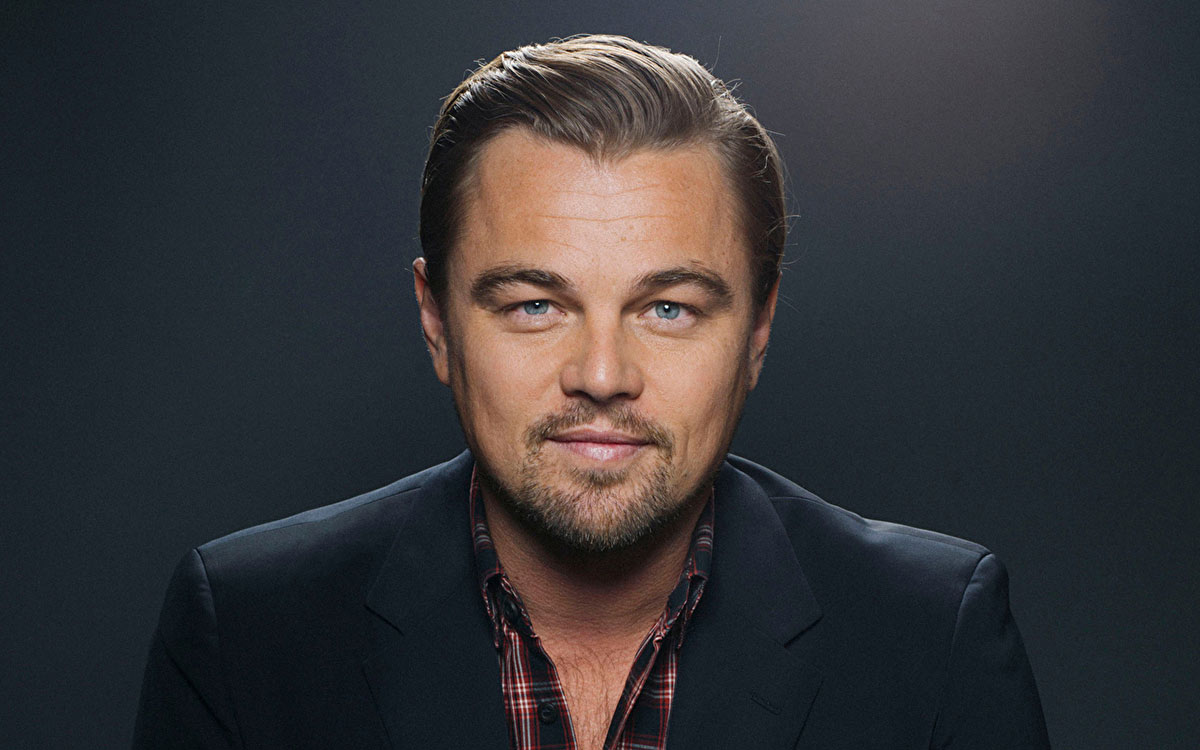
#> input picture assets/di_caprio.jpg, 1200 x 750 px
$ jupyter execute detected_people.ipynb
#> lines starting #> are read from the running program, lines starting #| are printed output that depends on the picture; after the words box and inside, x2 and y2 are one past the last pixel; in counts of white or black regions, pixels touching at a corner belong together
# OpenCv

#### Обнаружение лица с помощью Haar Cascade в OpenCV

[cell 1]
# Установка пакета OpenCv для Python.
# !pip install opencv-python

[cell 2]
import cv2
from matplotlib import pyplot
import numpy as np

[cell 3]
# Изображения
orig_di_caprio = cv2.imread('assets/di_caprio.jpg')
#> orig_di_caprio is the input picture: shape (750, 1200, 3); mean B, G, R 55.8, 52.9, 53.4
copy_di_caprio = orig_di_caprio.copy()
glasses = cv2.imread('assets/glasses3.png')
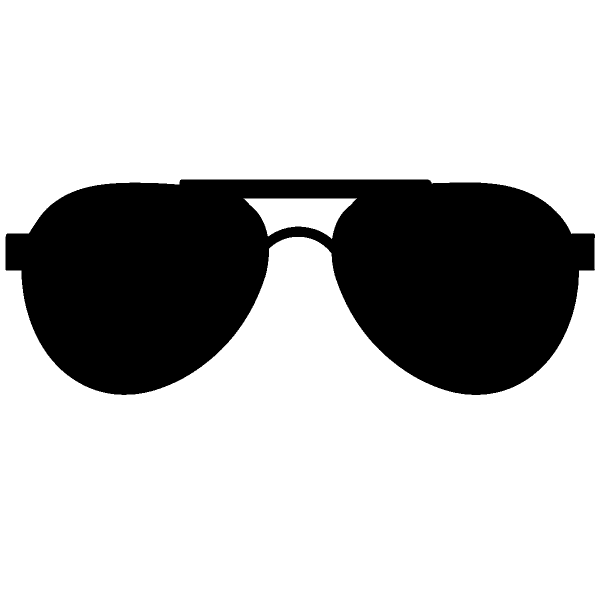
#> input picture assets/glasses3.png, 1200 x 1200 px (shown at 1/2 size)
#> glasses is the input picture: shape (1200, 1200, 3); 75.3% white; 1 black region, box (x1, y1, x2, y2) and area: (11, 359, 1190, 790) 355089

# Изображение очков 3-x канальное.
print(glasses.shape)
#| (1200, 1200, 3)

Каскады Хаара (Haar cascades) — это метод обнаружения объектов, основанный на распознавании характерных **паттернов (особенностей)** в изображении.

Этот метод **быстрый и лёгкий**, но точность оставляет желать лучшего.

### **Как работает алгоритм каскадов Хаара?**

1️ **Преобразование изображения в оттенки серого**
   - Так работать быстрее, ведь **цвет не важен** при поиске формы.

2 **Разделение изображения на маленькие участки**
   - Каскады Хаара анализируют **разные области** и ищут в них характерные паттерны (например, форму глаз, носа, рта).

3️ **Фильтры Хаара (Haar Features)**
   - Это **простые чёрно-белые маски**, которые помогают найти границы и контуры объектов.
   - Например, глаза обычно **темнее** области под бровями, а кончик носа **светлее** его окружения.
   - Каскадные фильтры ищут такие особенности.

4️ **Каскад классификаторов (Cascade Classifier)**
   - Это набор последовательных фильтров, которые постепенно **отбрасывают ненужные области**.
   - **Если на каком-то этапе область не похожа на лицо — она сразу исключается**.

5️ **Выход — найденные объекты**
   - В итоге алгоритм **возвращает координаты** областей, где нашёл лицо или другой объект.

### **Параметры `detectMultiScale`**
```python
faces = face_cascade.detectMultiScale(gray, scaleFactor=1.1, minNeighbors=5, minSize=(30, 30))
```
`scaleFactor=1.1` — Увеличивает изображение на 10% на каждом этапе, чтобы найти лица разного размера.
`minNeighbors=5` — Чем выше значение, тем **жёстче фильтр** (меньше ложных срабатываний, но можно пропустить лица).
`minSize=(30,30)` — Минимальный размер объекта, который ищем.

---

### **Плюсы каскадов Хаара**
✅ Очень быстрый алгоритм

✅ Работает в реальном времени

✅ Не требует мощного железа

### **Минусы**
❌ Неустойчив к поворотам и ракурсам лица

❌ Легко даёт ложные срабатывания

❌ Работает хуже на сложных фонах

[cell 4]
# Загрузка каскад Хаара.
classifier_face = cv2.CascadeClassifier(cv2.data.haarcascades + "haarcascade_frontalface_default.xml")
classifier_eye = cv2.CascadeClassifier(cv2.data.haarcascades+ "haarcascade_eye.xml")

После того как мы получили координаты лица, определённые как:
- **x, y** – левый верхний угол объекта,
- **w, h** – ширина и высота.

### **1. Вырезаем область лица:**
```python
face = image[y:y + h, x:x + w]
```
Мы вырезаем найденную область лица.

**Почему указываем `y:y + h`?**
Допустим, `y = 1`, `h = 2`. Чтобы получить реальную границу области, нужно сложить `1 + 2 = 3`.
Так как координаты находятся в массиве, а срезы массива не включают последний элемент, мы получим диапазон `1, 2`, но не `3`.
То же самое работает и для `x`.

---

### **2. Определяем ширину области для очков:**
```python
sw = max(x1 + w1, x2 + w2) - sx
```
- Здесь мы ищем **максимальное значение ширины** из двух координат.
- Это значение указывает на правый глаз (смотря на изображение).
- sw — это ширина области, которая покрывает оба глаза

Почему применяем разность max(w) - sx:
- `sx = 2`, `w = 10`.
- Если просто взять `10`, мы выйдем за границы изображения.
- Чтобы получить **реальную ширину**, считаем: `sw = 10 - 2 = 8`.

---

### **3. Вырезаем область глаз с лица:**
```python
area_eyes = face[y_expanded:y_expanded + h_expanded, x_expanded:x_expanded + w_expanded]
```
Выделяем область глаз, куда будем вставлять очки.

---

### **4. Изменяем размер очков под область глаз:**
```python
mask_glasses = cv2.resize(glasses, (w_expanded, h_expanded), interpolation=cv2.INTER_AREA)
```
Метод **`cv2.INTER_AREA`** подходит для уменьшения изображения, так как усредняет соседние пиксели.

Принцип работы:
Если есть два пикселя:
- `пиксель1 = [r1, g1, b1]`
- `пиксель2 = [r2, g2, b2]`
То новый пиксель рассчитывается как:
- `(r1 + r2) / 2, (g1 + g2) / 2, (b1 + b2) / 2`.

То, есть одинаковые каналы пикселей усредняются.

---

### **5. Преобразуем очки в оттенки серого:**
```python
gray_mask = cv2.cvtColor(mask_glasses, cv2.COLOR_BGR2GRAY)
```
Очки изначально **трёхканальные** (RGB), поэтому переводим их в **одноцветное изображение (оттенки серого)**.

---

### **6. Создаём маску для выделения очков:**
```python
_, mask = cv2.threshold(gray_mask, 50, 255, cv2.THRESH_BINARY_INV)
```
Этот метод проходит по пикселям и изменяет их:
- **Светлые пиксели (`> 50`) становятся чёрными (0)**.
- **Тёмные (`<= 50`) – белыми (255)**.

Так мы получаем **маску очков**:
- **Очки белые**.
- **Фон чёрный**.

---

### **7. Создаём маску для фона (инверсия маски очков):**
```python
mask_inv = cv2.bitwise_not(mask)
```
- Теперь **фон становится белым**, а **очки – чёрными**.
- Эта маска нужна для правильного наложения очков на лицо.

---

### **8. Применяем маску к изображению очков:**
```python
masked_mouth = cv2.bitwise_and(mask_glasses, mask_glasses, mask=mask)
```
- **bitwise_and** сравнивает пиксели двух изображений (в данном случае одно и то же изображение).
- Маска работает как **трафарет**:
  - Белая область остаётся **нетронутой**.
  - Чёрная область **становится чёрной**.

Теперь мы имеем изображение с очками **на чёрном фоне**. Хотелось бы еще раз отметить, что очки никуда не делись.

---

### **9. Применяем маску фона на лицо:**
```python
masked_face = cv2.bitwise_and(area_eyes, area_eyes, mask=mask_inv)
```
- Здесь маска **инвертирована**:
  - **Белый фон** остаётся **нетронутым**.
  - **Чёрные пиксели (место очков)** становятся **чёрными**.

Это создаёт "пустую" область, куда мы будем вставлять очки.

---

### **10. Складываем изображения лица и очков:**
```python
face[y_expanded:y_expanded + h_expanded, x_expanded:x_expanded + w_expanded] = cv2.add(masked_mouth, masked_face)
```
Что здесь происходит?
- **masked_mouth** – изображение очков на чёрном фоне.
- **masked_face** – лицо, где вырезана область под очки.
- `cv2.add()` **суммирует пиксели**:
  - В местах чёрных пикселей подставляется изображение очков.
  - Остальная часть лица остаётся неизменной.
  - Чёрный фон ни на что не влияет, так как 0 + X = X. 0 - черный пиксель, X - значение другого пикселя.
  - Если сложить masked_face + masked_face, то фон осветлиться, поэтому нужен промежуточный шаг очернить фон у очков и наложить ИЗОБРАЖЕНИЕ очков, а не нарисовать черную область в виде очков, чтобы сохранить естественность цвета лица.

[cell 5]
def draw_face_and_glasses(image, classifier_face, classifier_eye, glasses):
    faces = classifier_face.detectMultiScale(image, scaleFactor=1.3, minNeighbors=3, minSize=(50, 50))
#> faces = [[421, 164, 352, 352]]

    if len(faces) == 0:
        return image # Если лицо не найдено, возвращаем исходное изображение


    x, y, w, h = faces[0]
#> x = 421; y = 164; w = 352; h = 352
    center = (int(x + 0.5 * w), int(y + 0.5 * h))
#> center = (597, 340)
    radius = int(0.6 * h)
#> radius = 211
    color = (0, 255, 0)
    cv2.circle(image, center, radius, color, 2)
#> image: shape (750, 1200, 3); 0.45% of pixels changed, all inside (x1, y1, x2, y2) = (385, 128, 810, 553)

    # Вырезаем найденную область лица
    face = image[y:y + h, x:x + w]
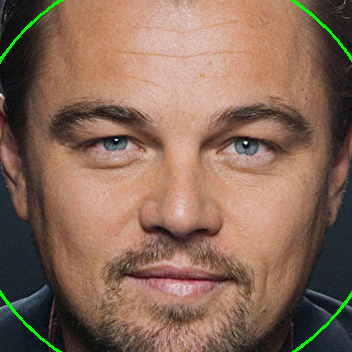
#> face: shape (352, 352, 3); mean B, G, R 88, 105.3, 135.4
    #  Определяем глаза в области лица
    eyes = classifier_eye.detectMultiScale(face)
#> eyes = [[209, 110, 74, 74], [72, 109, 76, 76]]

    if len(eyes) >= 2:
        # Берём 2 массива(глаза из img), которые хранят координаты.
        (x1, y1, w1, h1), (x2, y2, w2, h2) = eyes[:2]
#> x1 = 209; y1 = 110; w1 = 74; h1 = 74; x2 = 72; y2 = 109; w2 = 76; h2 = 76

        # Определяем границы для очков.
        # То, есть выделяем прямоугольником оба глаза, чтобы вписать туда очки
        # Ориентиры описаны смотря на лицо
        sx, sy = min(x1, x2), min(y1, y2) # Левый верхний угол левого глаза
#> sx = 72; sy = 109
        # Ищем наибольшие значения ширины и высоты, чтобы найти правый нижний угол правого глаза
        sw = max(x1 + w1, x2 + w2) - sx
#> sw = 211
        sh = max(y1 + h1, y2 + h2) - sy
#> sh = 76

        # Расширение области очков. Подгоняем координаты для симметрии.
        x_expanded = max(0, sx - int(0.15 * sw))
#> x_expanded = 41
        y_expanded = max(0, sy - int(0.6 * sh))
#> y_expanded = 64
        w_expanded = int(sw * 1.34)
#> w_expanded = 282
        h_expanded = int(sh * 3)
#> h_expanded = 228

        # Срезаем область глаз и изменяем размер очков
        area_eyes = face[y_expanded:y_expanded + h_expanded, x_expanded:x_expanded + w_expanded]
        mask_glasses = cv2.resize(glasses, (w_expanded, h_expanded), interpolation=cv2.INTER_AREA)
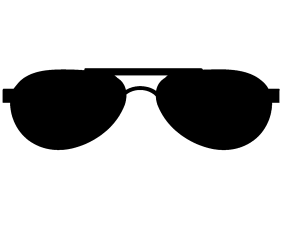
#> mask_glasses: shape (228, 282, 3); min 0, max 255, mean 192.1

        # Черно-белая маска очков
        gray_mask = cv2.cvtColor(mask_glasses, cv2.COLOR_BGR2GRAY)
        _, mask = cv2.threshold(gray_mask, 50, 255, cv2.THRESH_BINARY_INV)
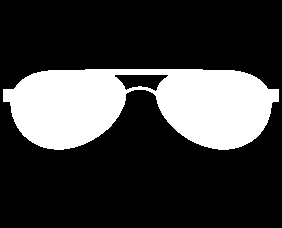
#> mask: shape (228, 282); 24.2% white; 1 white region, box (x1, y1, x2, y2) and area: (3, 69, 279, 150) 15539
        mask_inv = cv2.bitwise_not(mask)

        # Применение маски для глаз и очков
        # Устраняем шум вокруг очков, делая фон чёрным. (Очки остаются как изображение, а не сливаются с фоном)
        masked_mouth = cv2.bitwise_and(mask_glasses, mask_glasses, mask=mask)
        # Закрашиваем чёрным область под очки.
        masked_face = cv2.bitwise_and(area_eyes, area_eyes, mask=mask_inv)
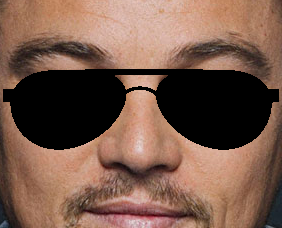
#> masked_face: shape (228, 282, 3); mean B, G, R 75, 89.8, 120.9

        # Наложение очков на лицо
        face[y_expanded:y_expanded + h_expanded, x_expanded:x_expanded + w_expanded] = cv2.add(masked_mouth,
                                                                                               masked_face)
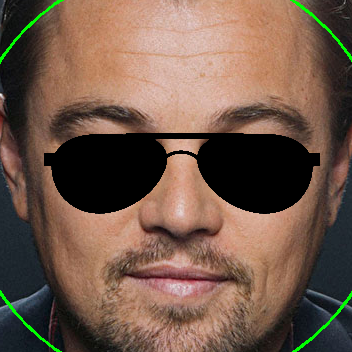
#> face: shape (352, 352, 3); 12.54% of pixels changed, all inside (x1, y1, x2, y2) = (44, 133, 320, 214)

    return image


result = draw_face_and_glasses(copy_di_caprio, classifier_face, classifier_eye, glasses)

[cell 6]
fig, (ax1, ax2) = pyplot.subplots(1, 2, figsize=(15, 8))
ax1.imshow(cv2.cvtColor(orig_di_caprio, cv2.COLOR_BGR2RGB))
ax1.xaxis.set_ticks([])
ax1.yaxis.set_ticks([])
ax1.set_title('Исходное изображение')

ax2.imshow(cv2.cvtColor(copy_di_caprio, cv2.COLOR_BGR2RGB))
ax2.xaxis.set_ticks([])
ax2.yaxis.set_ticks([])
ax2.set_title('Распознанные лица')

pyplot.show()
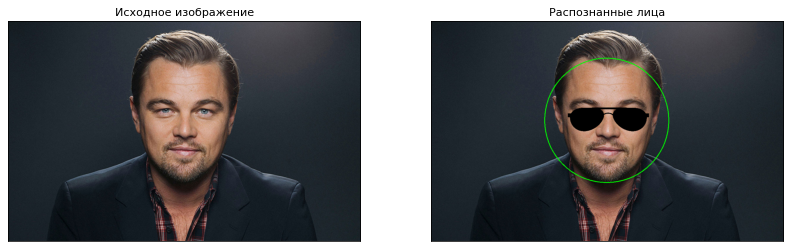
#> figure drawn by matplotlib, 2 panels

Теперь размоем лицо с помощью функции `blur_face(img)`:

1. Она делит высоту и ширину изображения на 3, чтобы получить **нечётное ядро** (например, матрица 3×3). Это ядро(матрица) применяется к пикселям изображения для размытия.
2. **Почему именно нечётное ядро?** Чтобы у него был **центр**, вокруг которого равномерно распределяются веса(значения ядра).

Пример ядра 3×3:
```
1  2  1
2  4  2  <- Центр (4)
1  2  1
```
Такое ядро создаёт **плавное размытие** от центра к краям. Чем больше размер ядра, тем сильнее размытие.

Если бы ядро было чётным (например, 2×2):
```
1  2
2  4  <- Где центр?
```
У него нет чёткого центра, поэтому размытие могло бы быть смещённым и несимметричным.

[cell 7]
# Функция размытия
def blur_face(img):
    (h, w) = img.shape[:2]
    dW = int(w / 3.0)
    dH = int(h / 3.0)
    if dW % 2 == 0:
        dW -= 1
    if dH % 2 == 0:
        dH -= 1
    return cv2.GaussianBlur(img, (dW, dH), 0)


def apply_face_blur(image, classifier_face, classifier_eye):
    # Детектирование лиц
    faces = classifier_face.detectMultiScale(image, scaleFactor=1.3, minNeighbors=3, minSize=(50, 50))
#> faces = [[421, 164, 352, 352]]

    if len(faces) == 0:
        return image  # Если лицо не найдено, возвращаем исходное изображение

    # Координаты найденного лица
    x, y, w, h = faces[0]
#> x = 421; y = 164; w = 352; h = 352
    # Обрезаем лицо
    orig_face = image[y:y + h, x:x + w]

    # Детектирование глаз
    eyes = classifier_eye.detectMultiScale(orig_face)
#> eyes = [[209, 110, 74, 74], [72, 109, 76, 76]]

    # Применение размытия к лицу
    face_mask = orig_face.copy()
    blured_face = blur_face(orig_face)

    # Размытие области лица
    image[y:y + h, x:x + w] = blured_face
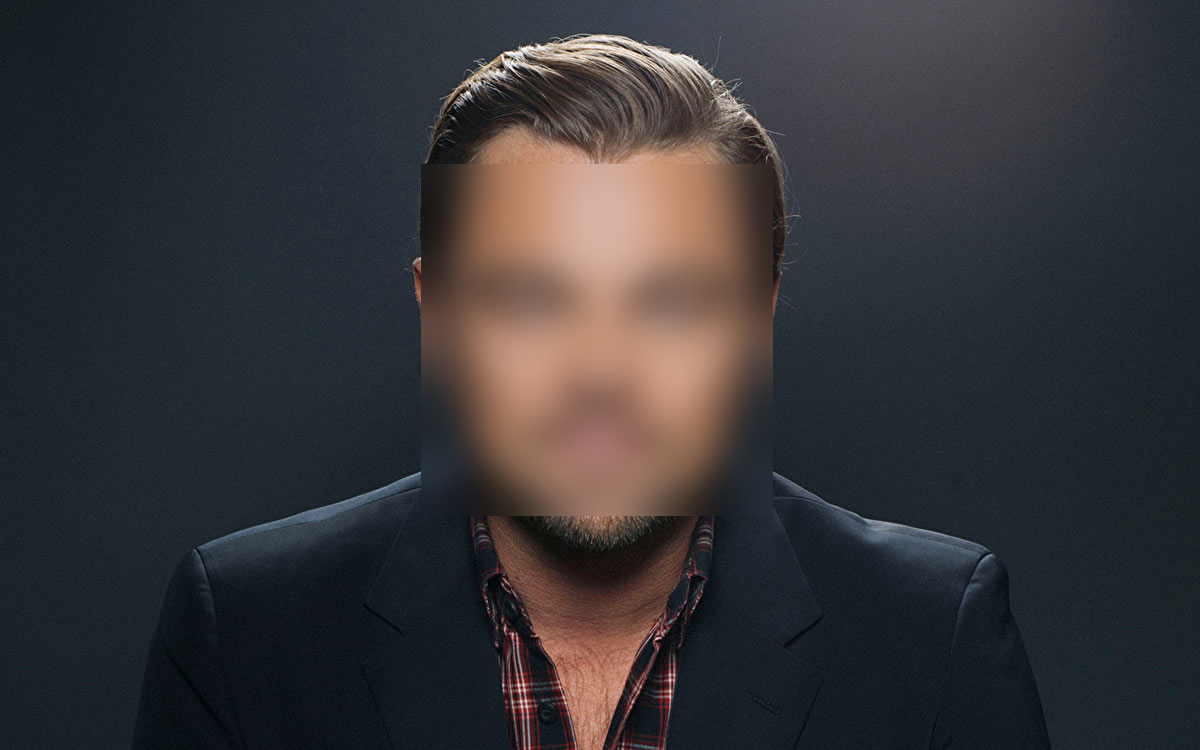
#> image: shape (750, 1200, 3); 13.76% of pixels changed, all inside (x1, y1, x2, y2) = (421, 164, 773, 516)

    if len(eyes) >= 2:
        # Берём 2 массива(глаза из img), которые хранят координаты.
        (x1, y1, w1, h1), (x2, y2, w2, h2) = eyes[:2]
#> x1 = 209; y1 = 110; w1 = 74; h1 = 74; x2 = 72; y2 = 109; w2 = 76; h2 = 76
        sx, sy = min(x1, x2), min(y1, y2)
#> sx = 72; sy = 109
        sw = max(x1 + w1, x2 + w2) - sx
#> sw = 211
        sh = max(y1 + h1, y2 + h2) - sy
#> sh = 76
        # Область глаз
        eye_roi = face_mask[sy:sy + sh, sx:sx + sw]
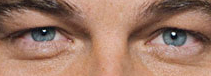
#> eye_roi: shape (76, 211, 3); mean B, G, R 102.9, 121.2, 159.3
        orig_face[sy:sy + sh, sx:sx + sw] = eye_roi

    # # Восстановление глаз по отдельности
    # for (ex, ey, ew, eh) in eyes:
    #     eye_roi = face_mask[ey:ey + eh, ex:ex + ew]
    #     orig_face[ey:ey + eh, ex:ex + ew] = eye_roi

    return image


apply_face_blur(orig_di_caprio, classifier_face, classifier_eye)
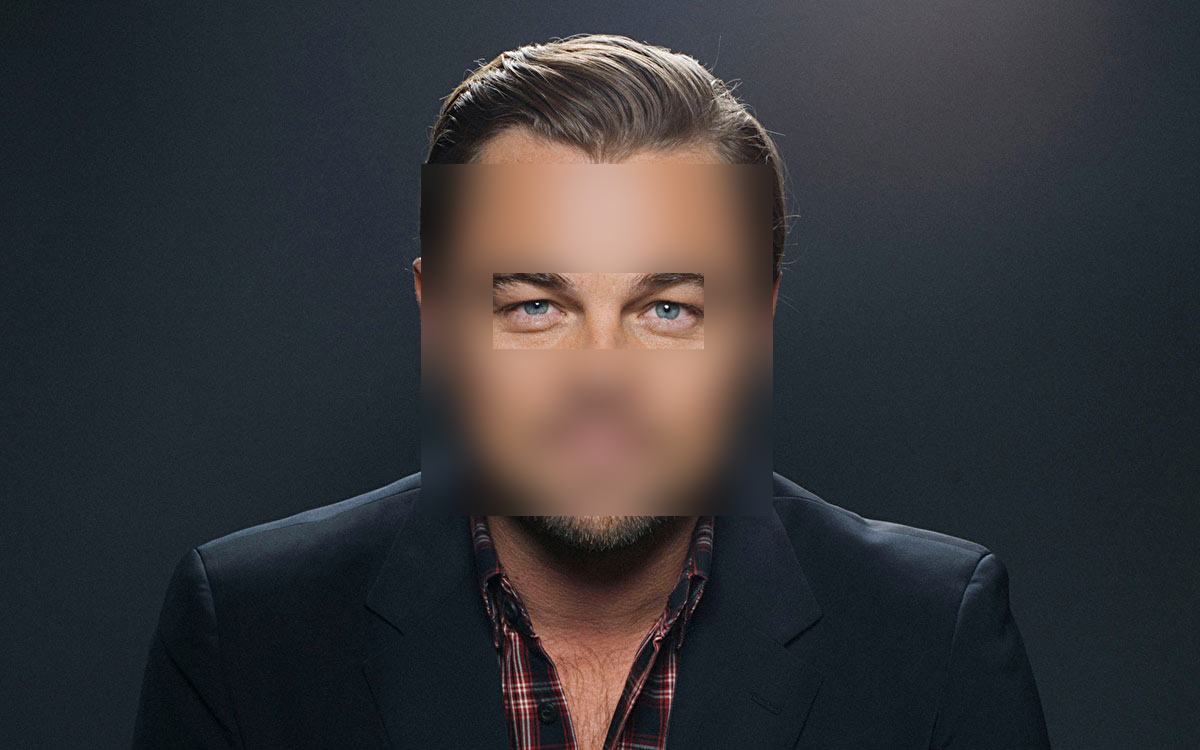
#> orig_di_caprio: shape (750, 1200, 3); 11.98% of pixels changed, all inside (x1, y1, x2, y2) = (421, 164, 773, 516)

[cell 8]
fig, (ax1, ax2) = pyplot.subplots(1, 2, figsize=(15, 8))
ax1.imshow(cv2.cvtColor(orig_di_caprio, cv2.COLOR_BGR2RGB))
ax1.xaxis.set_ticks([])
ax1.yaxis.set_ticks([])
ax1.set_title('Исходное изображение')

ax2.imshow(cv2.cvtColor(copy_di_caprio, cv2.COLOR_BGR2RGB))
ax2.xaxis.set_ticks([])
ax2.yaxis.set_ticks([])
ax2.set_title('Распознанные лица')

pyplot.show()
